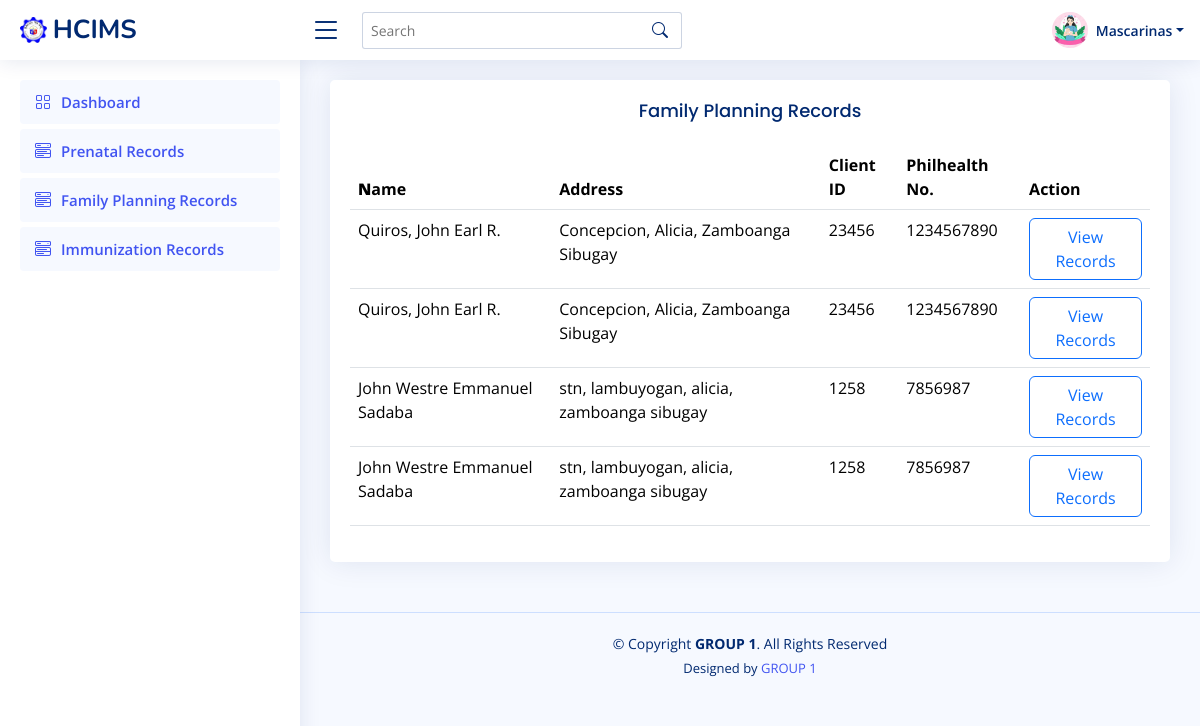
The app's page /midwife/record_famplan.php (signed in) with its own data.
### tables this page shows
CREATE TABLE `family_planning` (
  `user_id` int(11) NOT NULL,
  `client` varchar(255) NOT NULL,
  `philhealth` varchar(255) NOT NULL,
  `nhts` varchar(255) NOT NULL,
  `pantawid` varchar(255) NOT NULL,
  `name` varchar(255) NOT NULL,
  `dateb` varchar(255) NOT NULL,
  `age` int(255) NOT NULL,
  `educ` varchar(255) NOT NULL,
  `occupation` varchar(255) NOT NULL,
  `address` varchar(255) NOT NULL,
  `civil` varchar(255) NOT NULL,
  `religion` varchar(255) NOT NULL,
  `spouse` varchar(255) NOT NULL,
  `date_birth` varchar(255) NOT NULL,
  `ageq` int(255) NOT NULL,
  `occu` varchar(255) NOT NULL,
  `living` varchar(255) NOT NULL,
  `more` varchar(255) NOT NULL,
  `income` varchar(255) NOT NULL,
  `newacceptor` varchar(255) NOT NULL,
  `forfp` varchar(255) NOT NULL,
  `otherss` varchar(255) NOT NULL,
  `currentuser` varchar(255) NOT NULL,
  `reason` varchar(255) NOT NULL,
  `effects` varchar(255) NOT NULL,
  `method` varchar(255) NOT NULL,
  `clinic` varchar(255) NOT NULL,
  `restart` varchar(255) NOT NULL,
  `coc` varchar(255) NOT NULL,
  `pop` varchar(255) NOT NULL,
  `injectable` varchar(255) NOT NULL,
  `implant` varchar(255) NOT NULL,
  `iud` varchar(255) NOT NULL,
  `intervals` varchar(255) NOT NULL,
  `partum` varchar(255) NOT NULL,
  `condom` varchar(255) NOT NULL,
  `bom` varchar(255) NOT NULL,
  `bbt` varchar(255) NOT NULL,
  `stm` varchar(255) NOT NULL,
  `sdm` varchar(255) NOT NULL,
  `lam` varchar(255) NOT NULL,
  `othersss` varchar(255) NOT NULL,
  `severe` varchar(255) NOT NULL,
  `history` varchar(255) NOT NULL,
  `nontrau` varchar(255) NOT NULL,
  `current` varchar(255) NOT NULL,
  `chestpain` varchar(255) NOT NULL,
  `cough` varchar(255) NOT NULL,
  `jaundice` varchar(255) NOT NULL,
  `unexplained` varchar(255) NOT NULL,
  `intake` varchar(255) NOT NULL,
  `clientsmoker` varchar(255) NOT NULL,
  `withdisability` varchar(255) NOT NULL,
  `abnormalvigina` varchar(255) NOT NULL,
  `pleasespecify` varchar(255) NOT NULL,
  `pregnanciesg` varchar(255) NOT NULL,
  `pregnanciesp` varchar(255) NOT NULL,
  `fullterm` varchar(255) NOT NULL,
  `abortion` varchar(255) NOT NULL,
  `premature` varchar(255) NOT NULL,
  `livingchildren` varchar(255) NOT NULL,
  `datedelivery` varchar(255) NOT NULL,
  `typedelivery` varchar(255) NOT NULL
);

### midwife/record_famplan.php (the view, shortened to what this page needs)
<?php
if (isset($_SESSION['user_idq']) && isset($_SESSION['nameq']) ) {
?>
<!DOCTYPE html>
<html lang="en">
<head>
  <link href="assets/vendor/bootstrap/css/bootstrap.min.css" rel="stylesheet">
  <link href="assets/vendor/bootstrap-icons/bootstrap-icons.css" rel="stylesheet">
  <link href="assets/vendor/boxicons/css/boxicons.min.css" rel="stylesheet">
  <link href="assets/vendor/quill/quill.snow.css" rel="stylesheet">
  <link href="assets/vendor/quill/quill.bubble.css" rel="stylesheet">
  <link href="assets/vendor/remixicon/remixicon.css" rel="stylesheet">
  <link href="assets/vendor/simple-datatables/style.css" rel="stylesheet">
  <link href="assets/css/style.css" rel="stylesheet">
</head>
<body>
<?php include 'header.php'; ?>
<?php include 'sidebar.php'; ?>
<main id="main" class="main">
<section class="section">
  <div class="row">
    <div class="col-lg-12">
      <div class="card">
        <div class="card-body">
          <center><h5 class="card-title">Family Planning Records</h5></center>
          <table class="table datatable">
            <thead>
              <tr>
                <th>
                  <b>N</b>ame
                </th>
                <th>Address</th>
                <th>Client ID</th>
                <th>Philhealth No.</th>
                <th>Action</th>
              </tr>
            </thead>
            <tbody>
            <?php
            include "../conn/conn.php";
                $result = mysqli_query($conn,"select * from family_planning") or die ("database error:".mysqli_error($conn));
                while($row=mysqli_fetch_array($result)){
                $user_id = $row['user_id'];
                $name = $row['name'];
                $address = $row['address'];
                $client = $row['client'];
                $philhealth = $row['philhealth'];
                ?>
              <tr>
                <td><?php echo $name; ?></td>
                <td><?php echo $address; ?></td>
                <td><?php echo $client; ?></td>
                <td><?php echo $philhealth; ?></td>
                <td><a href="view_familyplan.php?records=<?php echo $user_id;?>" class="btn btn-outline-primary">View Records</a></td>
              </tr>
              <?php } ?>
            </tbody>
          </table>
        </div>
      </div>
    </div>
  </div>
</section>
</main>
  <?php include 'footer.php'; ?>
</body>
</html>
<?php
}else{
    header("Location: mwlogin.php");
    exit();
}
?>

### midwife/assets/css/style.css (style rules this page uses)
:root { scroll-behavior: smooth; }
body { font-family: "Open Sans", sans-serif; background: #f6f9ff; color: #444444; }
a { color: #4154f1; text-decoration: none; }
h1, h2, h3, h4, h5, h6 { font-family: "Nunito", sans-serif; }
#main { margin-top: 60px; padding: 20px 30px; transition: all 0.3s; }
.card { margin-bottom: 30px; border: none; border-radius: 5px; box-shadow: 0px 0 30px rgba(1, 41, 112, 0.1); }
.card-title { padding: 20px 0 15px 0; font-size: 18px; font-weight: 500; color: #012970; font-family: "Poppins", sans-serif; }
.card-body { padding: 0 20px 20px 20px; }
@media (min-width: 1200px) { #main, #footer { margin-left: 300px; } }

### records on screen
family_planning: name "Quiros, John Earl R.", address "Concepcion, Alicia, Zamboanga Sibugay", client "23456", philhealth "1234567890"
family_planning: name "Quiros, John Earl R.", address "Concepcion, Alicia, Zamboanga Sibugay", client "23456", philhealth "1234567890"
family_planning: name "John Westre Emmanuel Sadaba", address "stn, lambuyogan, alicia, zamboanga sibugay", client "1258", philhealth "7856987"
family_planning: name "John Westre Emmanuel Sadaba", address "stn, lambuyogan, alicia, zamboanga sibugay", client "1258", philhealth "7856987"

### other values on screen
$_SESSION['nameq'] "Mascarinas"
